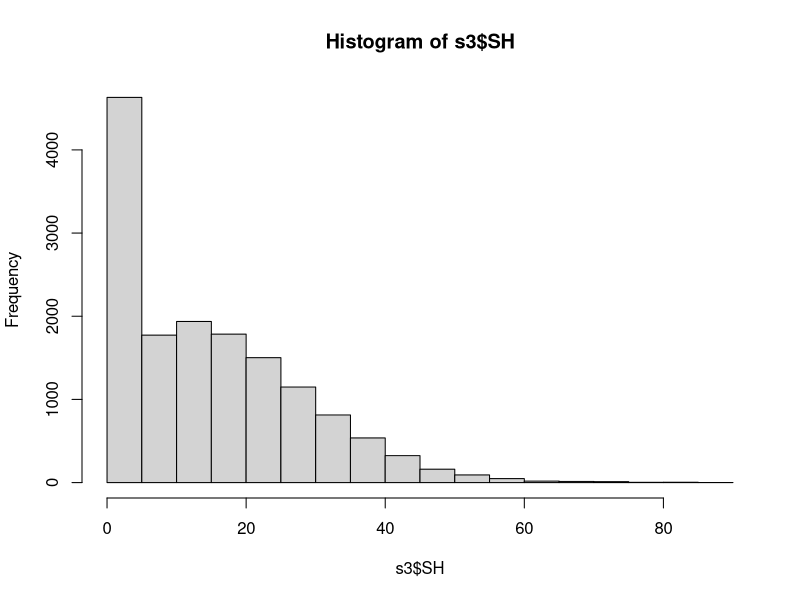

R code for this plot: (Note: this script raises an error after producing the figure.)
#This reads in the 2021 Apalach data from matt davis (provided August 2022) from two different tabs
#one is the shell heights and the other are the counts
#need to calculate the proportion of the different size categories and apply those proportions to the counts


library(readxl)
library(tidyverse)
library(dplyr)
library(reshape)
library(ggplot2)
library(lubridate)


SH <- read_excel("AB_ShellBudget_Pine.xlsx", 
                 sheet = "SHs", col_types = c("numeric", 
                                              "date", "text", "text", "numeric", 
                                              "text", "numeric", "numeric", "text"))

Counts <- read_excel("AB_ShellBudget_Pine.xlsx", 
                     sheet = "Counts", col_types = c("numeric", 
                                                     "date", "text", "text", "numeric", 
                                                     "numeric", "numeric", "numeric", 
                                                     "numeric", "numeric", "numeric", 
                                                     "text"))
#now start cleaning SH first

names(SH)

s2 <- SH
str(s2)

names(s2)


names(s2)[3] <- "Site"

names(s2)[9] <- "Restored"


s2$SH[s2$SH == ""] <-NA

#now make SH a number
s2$SH <- as.numeric(s2$SH)

#work on date

s3 <- s2 %>%
  mutate(Year = year(s2$Date),
         Month = month(s2$Date),
         Day = day(s2$Date))

s3.1<- subset(s3, s3$Year > 1900)

s3.2<- subset(s3.1, s3.1$Restored == "Yes")

s3<-s3.2

str(s3)


###
#add period

s3$Period <- NA
firstyear <- 2015
endyear <- max(s3$Year)

years <- sort(rep(firstyear:endyear, times = 1, each = 2))

for(i in unique(years)){
  y <- i #year
  p <- which(years == i) #period number - 2010 = 1 and 2, 2014 = 3 and 4, and so forth.
  for(j in 1:nrow(s3)){
    if(s3$Year[j] == y & s3$Month[j] > 3 & s3$Month[j] < 10) s3$Period[j] = p[1] #year i months 4-9
    if(s3$Year[j] == y & s3$Month[j] > 9) s3$Period[j] = p[2] #year i months 10-12
    if(s3$Year[j] == y+1 & s3$Month[j] < 4) s3$Period[j] = p[2] #year i+1 months 1-3
  }
}

s3$Season <- "Winter"
s3$Season[s3$Period == 1 | s3$Period == 3 | s3$Period == 5 | s3$Period == 7 | s3$Period == 9| s3$Period == 11| s3$Period == 13| s3$Period == 15] <- "Summer"

####

#checking things

names(s3)

unique(s3$Period)

table(s3$Period,s3$Month)
table(s3$Period,s3$Season)

######
hist(s3$SH)

num_spat<-length(s3$SH[s3$SH<26])
num_total<-length(s3$SH)

proportion_spat<-num_spat/num_total

########
####SPAT######
p14<- subset(s3, s3$Period == 14)
num_spat_p14<-length(p14$SH[p14$SH<26])
num_total_p14<-length(p14$SH)
proportion_spat_p14<-num_spat_p14/num_total_p14
#0.72 spat

p15 <- subset(s3, s3$Period == 15)
num_spat_p15<-length(p15$SH[p15$SH<26])
num_total_p15<-length(p15$SH)
proportion_spat_p15<-num_spat_p15/num_total_p15
#0.38 spat

###SEED
#seed are done using dplyr, so different than seed or legal 

num_seed_p14<-length(subset(p14$SH, p14$SH>=26 & p14$SH<76))
num_total_p14<-length(p14$SH)
proportion_seed_p14<-num_seed_p14/num_total_p14
#0.28 seed

num_seed_p15<-length(subset(p15$SH, p15$SH>=26 & p15$SH<76))
num_total_p15<-length(p15$SH)
proportion_seed_p15<-num_seed_p15/num_total_p15
#0.63 seed

####Legal######
num_Legal_p14<-length(subset(p14$SH, p14$SH>=76))
num_total_p14<-length(p14$SH)
proportion_legal_p14<-num_Legal_p14/num_total_p14
#0.0005 Legal

num_Legal_p15<-length(subset(p15$SH, p15$SH>=76))
num_total_p15<-length(p15$SH)
proportion_legal_p15<-num_Legal_p15/num_total_p15
#0.001 Legal


###now clean counts

c1<-Counts

names(c1)
head(c1)

names(c1)[2] <- "Date"
names(c1)[3] <- "StationName"
names(c1)[5] <- "Quadrat"
names(c1)[9] <- "Quadrat_live"
names(c1)[10] <- "Quadrat_dead"
names(c1)[7] <- "Volume_L"
names(c1)[6] <- "Weight_kg"
names(c1)[8] <- "Number_drills"
names(c1)[12] <- "Restored"
str(c1)

c1.1<- subset(c1, c1$Restored == "Yes")
c1<-c1.1

str(c1$Date)

names(c1)

###
#add year, month, day

c2 <-c1 %>%
  mutate(Year = year(c2$Date),
         Month = month(c2$Date),
         Day = day(c2$Date))

str(c2)

#####
##
c2.1<- subset(c2, c2$Year == "2022" )
names(c2.1)

unique(c2.1$StationName)

c2<-c2.1

#########

c2$Period <- NA
firstyear <- 2015
endyear <- max(c2$Year)

years <- sort(rep(firstyear:endyear, times = 1, each = 2))

for(i in unique(years)){
  y <- i #year
  p <- which(years == i) #period number - 2010 = 1 and 2, 2014 = 3 and 4, and so forth.
  for(j in 1:nrow(c2)){
    if(c2$Year[j] == y & c2$Month[j] > 3 & c2$Month[j] < 10) c2$Period[j] = p[1] #year i months 4-9
    if(c2$Year[j] == y & c2$Month[j] > 9) c2$Period[j] = p[2] #year i months 10-12
    if(c2$Year[j] == y+1 & c2$Month[j] < 4) c2$Period[j] = p[2] #year i+1 months 1-3
  }
}

c2$Season <- "Winter"
c2$Season[c2$Period == 1 | c2$Period == 3 | c2$Period == 5 | c2$Period == 7 | c2$Period == 9| c2$Period == 11| c2$Period == 13| c2$Period == 15] <- "Summer"

####

unique(c2$Period)

table(c2$Period,c2$Month)
table(c2$Period,c2$Season)

names(s3)
names(c2)

head(c2)

#subset the columns to the ones you want to work with
c3 <- c2 %>% 
  dplyr::select("Survey","StationName","Quadrat"
                ,"Quadrat_live","Quadrat_dead","Weight_kg",
                "Number_drills","Month","Day","Year","Period","Season")

unique(c3$Period)


c3$Spatprop <-0.99
c3$Spatprop[c3$Period ==14] <-proportion_spat_p14
c3$Spatprop[c3$Period ==15] <-proportion_spat_p15

c3$Seedprop <-0.99
c3$Seedprop[c3$Period ==14] <-proportion_seed_p14
c3$Seedprop[c3$Period ==15] <-proportion_seed_p15

c3$Legalprop <-0.99
c3$Legalprop[c3$Period ==14] <-proportion_legal_p14
c3$Legalprop[c3$Period ==15] <-proportion_legal_p15

##next you need to take these proportions and apply them to the total counts in each period
#this is how you did it in the FWC "random" for random effects file


# 
# #now multiply these proportions * the Quadrat_live
# #round it so there are no fractions of oysters
# #and convert to integer
c3$TotalSpat <-as.integer(round((c3$Quadrat_live * c3$Spatprop),0))
c3$TotalSeed <-as.integer(round((c3$Quadrat_live * c3$Seedprop),0))
c3$TotalLegal <-as.integer(round((c3$Quadrat_live * c3$Legalprop),0))

# 
head(c3)

#subset the columns to the ones you want to work with
c4 <- c3 %>% 
  dplyr::select("Survey","StationName","Quadrat"
                ,"TotalSpat","TotalSeed","TotalLegal","Weight_kg",
                "Number_drills","Month","Day","Year","Period","Season")



write.table(c4, file = "~/Git/AB_DEP/FWC_2021_to_merge.csv", row.names = FALSE,col.names = TRUE,sep = ",")
